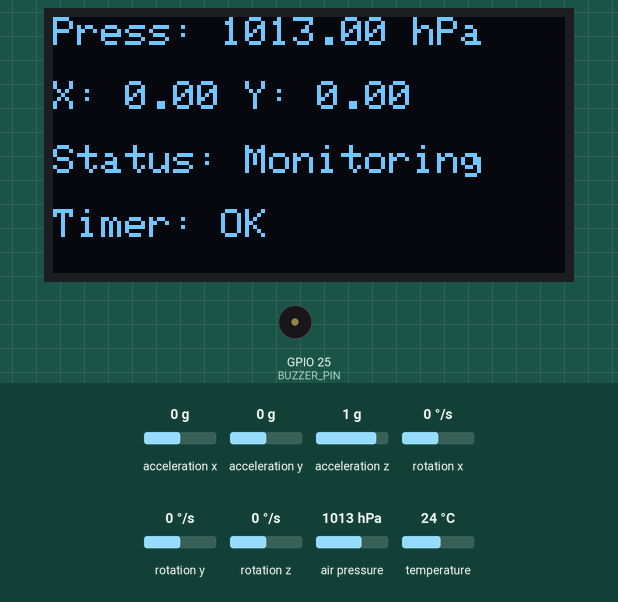
Simulated run of this sketch. Board: ESP32. On the bench: 128×64 one-colour display, buzzer (waves = sounding, pin HIGH). The inputs (shaded band) are chosen by the test bench; at power-on: acceleration x 0 g, acceleration y 0 g, air pressure 1013 hPa, acceleration z 1 g, rotation x 0 °/s, rotation y 0 °/s, rotation z 0 °/s, temperature 24 °C. WiFi joins after 1.5 s; servers stay silent unless stated; what the sketch prints to the serial monitor is not drawn.

Above: at 2.7 s.
2.8 s: acceleration x set to -1.4 g
At 4.3 s:
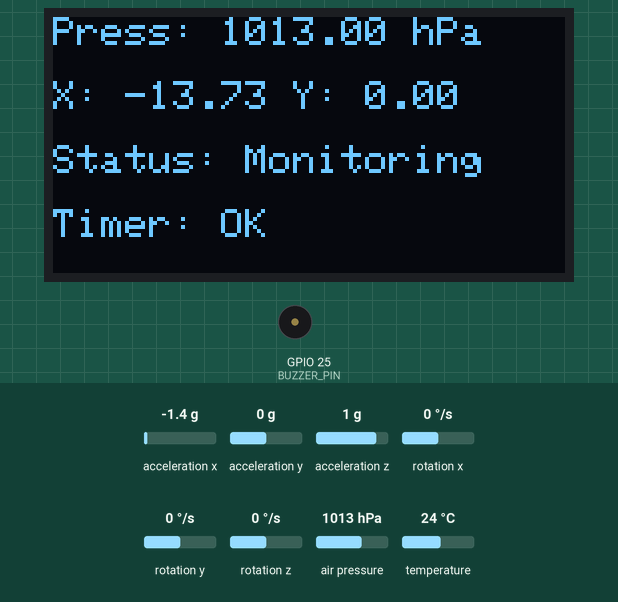
4.6 s: acceleration y set to -1.4 g
At 5.2 s:
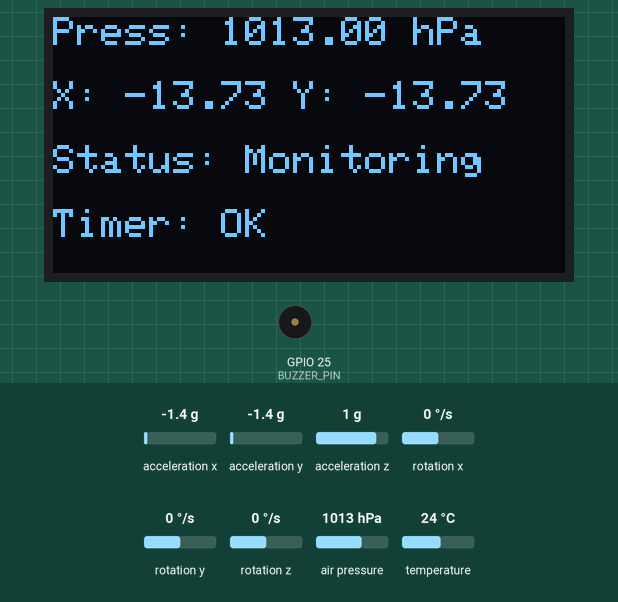
6.2 s: air pressure set to 952 hPa
At 7.1 s:
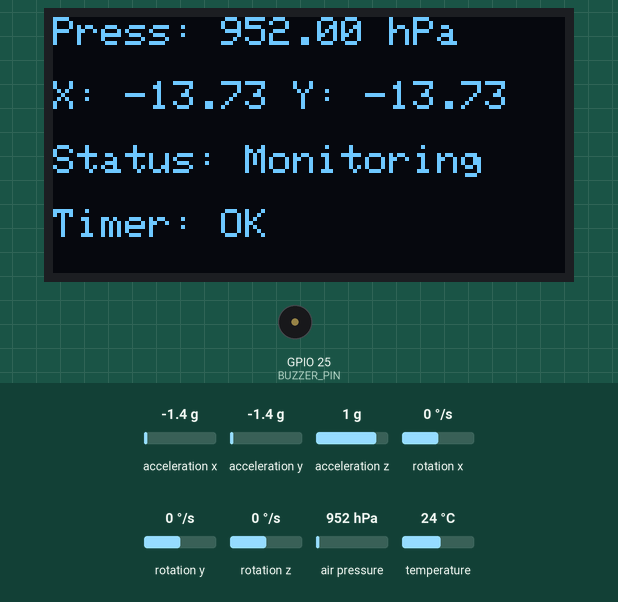
7.8 s: acceleration x set to -0.8 g
At 8.9 s:
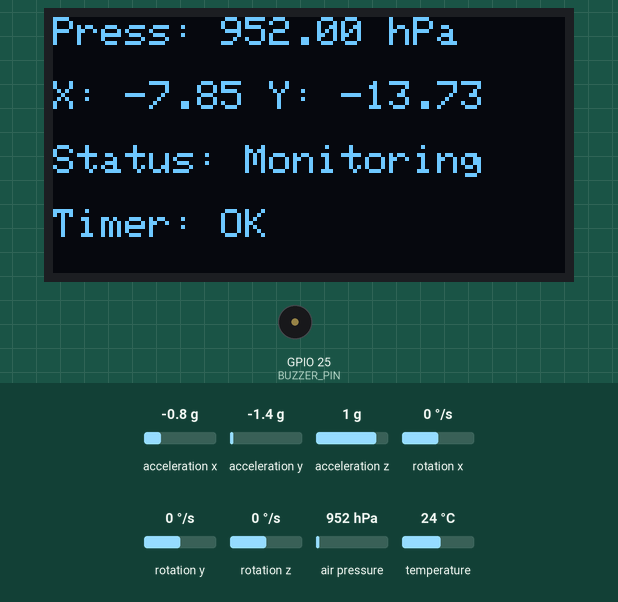
Timing chart, 0 to 10.4 s (numbered marks = the images above; inputs shaded):
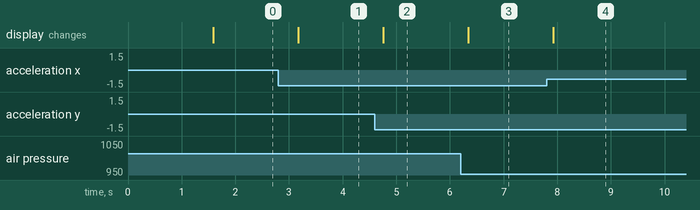

The sketch:

respiwave.ino
```cpp
#include <Wire.h>
#include <Adafruit_GFX.h>
#include <Adafruit_SSD1306.h>
#include <Adafruit_BMP085.h>
#include <Adafruit_MPU6050.h>
#include <Adafruit_APDS9960.h>

// ---- ADDED: WiFi + Web Server ----
#include <WiFi.h>
#include <WebServer.h>

#define SCREEN_WIDTH 128
#define SCREEN_HEIGHT 64
#define OLED_RESET -1
#define BUZZER_PIN 25

// Hardware Instances
Adafruit_SSD1306 display(SCREEN_WIDTH, SCREEN_HEIGHT, &Wire, OLED_RESET);
Adafruit_BMP085 bmp;
Adafruit_MPU6050 mpu;
Adafruit_APDS9960 apds;

// ---- ADDED: WiFi credentials (fill these in later) ----
const char* WIFI_SSID     = "ENTER THE SSID";
const char* WIFI_PASSWORD = "ENTER THE PASSWORD";

// ---- ADDED: Web server on port 80 ----
WebServer server(80);

// ---- ADDED: Shared state, updated each loop(), read by the /data endpoint ----
float   g_pressureHpa   = 0;
float   g_accelX        = 0;
float   g_accelY        = 0;
float   g_accelZ        = 0;
float   g_tempC         = 0;
String  g_status        = "Monitoring";
String  g_timer         = "OK";
bool    g_buzzerActive  = false;
String  g_lastGesture   = "";

// ---- ADDED: Embedded website (HTML + CSS + JS in one string, stored in flash) ----
const char INDEX_HTML[] PROGMEM = R"HTMLPAGE(
<!DOCTYPE html>
<html lang="en">
<head>
<meta charset="UTF-8">
<meta name="viewport" content="width=device-width, initial-scale=1.0, maximum-scale=1, user-scalable=no">
<title>SENTRY // Sensor Console</title>
<style>
  :root{
    --bg:        #090c0b;
    --panel-fill:#10151399;
    --line:      #23302a;
    --phosphor:  #3dffa0;
    --phosphor-dim: #1f6b48;
    --amber:     #ffb627;
    --red:       #ff5c5c;
    --text:      #cdeadd;
    --text-dim:  #6f8b7d;
    --mono: ui-monospace, "SF Mono", "Cascadia Code", "JetBrains Mono", Consolas, "Courier New", monospace;
    --sans: -apple-system, "Segoe UI", "Inter", "Helvetica Neue", Arial, sans-serif;
  }
  *{ box-sizing:border-box; margin:0; padding:0; }
  html,body{ background: var(--bg); color: var(--text); font-family: var(--sans); min-height:100vh; width:100%; }
  body{
    background-image:
      radial-gradient(circle at 15% 0%, rgba(61,255,160,0.06), transparent 45%),
      radial-gradient(circle at 85% 100%, rgba(255,182,39,0.04), transparent 45%);
    padding: 18px 16px 48px;
  }
  body::before{
    content:"";
    position:fixed; inset:0;
    pointer-events:none;
    background: repeating-linear-gradient(to bottom, rgba(255,255,255,0.018) 0px, rgba(255,255,255,0.018) 1px, transparent 1px, transparent 3px);
    z-index: 50;
  }
  .wrap{ max-width: 720px; margin: 0 auto; }
  header{ display:flex; align-items:flex-end; justify-content:space-between; padding-bottom: 14px; border-bottom: 1px solid var(--line); margin-bottom: 20px; }
  .brand-eyebrow{ font-family: var(--mono); font-size: 11px; letter-spacing: 3px; color: var(--text-dim); text-transform: uppercase; }
  h1{ font-family: var(--mono); font-size: 22px; letter-spacing: 1px; color: var(--text); font-weight: 600; margin-top: 4px; }
  h1 span{ color: var(--phosphor); }
  .conn{ display:flex; align-items:center; gap:8px; font-family: var(--mono); font-size: 11px; letter-spacing: 1px; color: var(--text-dim); text-transform: uppercase; }
  .dot{ width:8px; height:8px; border-radius:50%; background: var(--red); box-shadow: 0 0 6px var(--red); transition: background .3s, box-shadow .3s; }
  .dot.live{ background: var(--phosphor); box-shadow: 0 0 8px var(--phosphor); animation: pulse 2s ease-in-out infinite; }
  @keyframes pulse{ 0%,100%{ opacity:1; } 50%{ opacity:.45; } }
  .oled-frame{ background: linear-gradient(180deg,#1a1f1d,#0d100f); border: 1px solid #2b332e; border-radius: 14px; padding: 14px; box-shadow: 0 10px 30px rgba(0,0,0,0.5), inset 0 0 0 1px rgba(255,255,255,0.02); margin-bottom: 22px; }
  .oled-frame .screw-row{ display:flex; justify-content:space-between; padding: 0 2px 10px; }
  .screw-row span{ font-family: var(--mono); font-size:9px; letter-spacing:2px; color: var(--text-dim); text-transform:uppercase; }
  .oled-screen{ background: #010302; border-radius: 4px; padding: 16px 18px; position: relative; overflow:hidden; box-shadow: inset 0 0 24px rgba(61,255,160,0.05); }
  .oled-screen::after{ content:""; position:absolute; inset:0; background: repeating-linear-gradient(to bottom, rgba(61,255,160,0.05) 0px, transparent 1px, transparent 2px); pointer-events:none; }
  .oled-line{ font-family: var(--mono); font-size: 15px; line-height: 1.9; color: var(--phosphor); text-shadow: 0 0 6px rgba(61,255,160,0.65), 0 0 14px rgba(61,255,160,0.25); white-space: pre; }
  .oled-line .lbl{ color: var(--phosphor-dim); text-shadow:none; }
  .oled-caption{ display:flex; justify-content:space-between; margin-top:10px; font-family: var(--mono); font-size: 10px; letter-spacing:1.5px; color: var(--text-dim); text-transform:uppercase; }
  .grid{ display:grid; grid-template-columns: repeat(2, 1fr); gap: 12px; }
  @media (max-width:480px){ .grid{ grid-template-columns: 1fr; } }
  .panel{ background: var(--panel-fill); border: 1px solid var(--line); border-radius: 10px; padding: 14px 16px; position: relative; }
  .panel-eyebrow{ font-family: var(--mono); font-size: 10px; letter-spacing: 2px; color: var(--text-dim); text-transform: uppercase; display:flex; justify-content:space-between; align-items:center; margin-bottom: 8px; }
  .panel-eyebrow .tag{ font-size:9px; padding: 2px 6px; border: 1px solid var(--line); border-radius: 3px; color: var(--text-dim); }
  .panel-value{ font-family: var(--mono); font-size: 26px; color: var(--text); letter-spacing: 0.5px; }
  .panel-value small{ font-size: 13px; color: var(--text-dim); margin-left: 4px; }
  .panel-sub{ margin-top: 6px; font-size: 11.5px; color: var(--text-dim); font-family: var(--mono); }
  .panel.wide{ grid-column: 1 / -1; }
  .spark{ display:flex; align-items:flex-end; gap:2px; height: 34px; margin-top: 10px; }
  .spark i{ flex:1; background: linear-gradient(180deg, var(--phosphor), var(--phosphor-dim)); opacity:.55; border-radius: 1px 1px 0 0; transition: height .3s ease; }
  .axis-row{ display:flex; flex-direction:column; gap:8px; margin-top:10px; }
  .axis{ display:grid; grid-template-columns: 20px 1fr 56px; align-items:center; gap: 8px; font-family: var(--mono); font-size: 11px; }
  .axis .ax-label{ color: var(--text-dim); }
  .axis .ax-track{ height: 6px; background: #171d1a; border-radius: 3px; overflow:hidden; position:relative; border: 1px solid var(--line); }
  .axis .ax-fill{ position:absolute; top:0; bottom:0; left:50%; background: var(--phosphor); box-shadow: 0 0 6px rgba(61,255,160,0.5); transition: width .3s ease, left .3s ease; }
  .axis .ax-val{ text-align:right; color: var(--text); }
  .badge{ display:inline-flex; align-items:center; gap:6px; font-family: var(--mono); font-size: 12px; letter-spacing: 1px; padding: 5px 10px; border-radius: 20px; border: 1px solid var(--line); text-transform: uppercase; }
  .badge.ok{ color: var(--phosphor); border-color: rgba(61,255,160,0.35); }
  .badge.warn{ color: var(--amber); border-color: rgba(255,182,39,0.35); }
  .badge.alert{ color: var(--red); border-color: rgba(255,92,92,0.4); }
  .badge .b-dot{ width:6px; height:6px; border-radius:50%; background: currentColor; box-shadow: 0 0 6px currentColor; }
  .row-between{ display:flex; align-items:center; justify-content:space-between; flex-wrap:wrap; gap:10px; }
  .snooze-hint{ font-size: 11px; color: var(--text-dim); font-family: var(--mono); margin-top: 8px; }
  footer{ margin-top: 24px; text-align:center; font-family: var(--mono); font-size: 10px; letter-spacing: 2px; color: var(--text-dim); text-transform: uppercase; }
  .demo-banner{ display:none; font-family: var(--mono); font-size: 11px; letter-spacing: 1px; color: var(--amber); border: 1px solid rgba(255,182,39,0.35); background: rgba(255,182,39,0.06); border-radius: 8px; padding: 8px 12px; margin-bottom: 16px; text-transform: uppercase; }
  .demo-banner.show{ display:block; }
</style>
</head>
<body>
<div class="wrap">
  <header>
    <div>
      <h1>RespiWave</h1>
    </div>
    <div class="conn">
      <span class="dot" id="connDot"></span>
      <span id="connLabel">CONNECTING</span>
    </div>
  </header>

  <div class="demo-banner" id="demoBanner">device not responding on /data</div>

  <div class="oled-frame">
    <div class="screw-row"><span>SSD1306 . 128x64</span><span id="oledClock">00:00</span></div>
    <div class="oled-screen">
      <div class="oled-line"><span class="lbl">Press: </span><span id="oledPress">--.--</span><span class="lbl"> hPa</span></div>
      <div class="oled-line"><span class="lbl">X: </span><span id="oledX">--.--</span><span class="lbl">  Y: </span><span id="oledY">--.--</span></div>
      <div class="oled-line"><span class="lbl">Status: </span><span id="oledStatus">Monitoring</span></div>
      <div class="oled-line"><span class="lbl">Timer: </span><span id="oledTimer">OK</span></div>
    </div>
    <div class="oled-caption">
      <span>Live mirror of device display</span>
      <span id="lastUpdate">updated --</span>
    </div>
  </div>

  <div class="grid">
    <div class="panel">
      <div class="panel-eyebrow"><span>Barometric Pressure</span><span class="tag">BMP180</span></div>
      <div class="panel-value" id="pressureVal">---.-<small>hPa</small></div>
      <div class="panel-sub" id="pressureAlt">est. altitude --- m</div>
      <div class="spark" id="pressureSpark"></div>
    </div>

    <div class="panel">
      <div class="panel-eyebrow"><span>Module Temp</span><span class="tag">MPU6050</span></div>
      <div class="panel-value" id="tempVal">--.-<small>C</small></div>
      <div class="panel-sub">onboard die temperature</div>
    </div>

    <div class="panel wide">
      <div class="panel-eyebrow"><span>Acceleration Vector</span><span class="tag">MPU6050</span></div>
      <div class="axis-row">
        <div class="axis"><span class="ax-label">X</span><span class="ax-track"><span class="ax-fill" id="axFillX"></span></span><span class="ax-val" id="axValX">0.00</span></div>
        <div class="axis"><span class="ax-label">Y</span><span class="ax-track"><span class="ax-fill" id="axFillY"></span></span><span class="ax-val" id="axValY">0.00</span></div>
        <div class="axis"><span class="ax-label">Z</span><span class="ax-track"><span class="ax-fill" id="axFillZ"></span></span><span class="ax-val" id="axValZ">0.00</span></div>
      </div>
      <div class="panel-sub" style="margin-top:12px;">values in m/s^2 . centered on 0</div>
    </div>

    <div class="panel">
      <div class="panel-eyebrow"><span>System Status</span></div>
      <span class="badge ok" id="statusBadge"><span class="b-dot"></span><span id="statusText">Monitoring</span></span>
      <div class="panel-sub" style="margin-top:10px;">Timer: <span id="timerText">OK</span></div>
    </div>

    <div class="panel">
      <div class="panel-eyebrow"><span>Alarm / Buzzer</span><span class="tag">APDS9960</span></div>
      <div class="row-between">
        <span class="badge" id="buzzerBadge"><span class="b-dot"></span><span id="buzzerText">Idle</span></span>
      </div>
      <div class="snooze-hint">Swipe up/down over sensor to snooze</div>
    </div>
  </div>

  <footer>polling /data every 500ms</footer>
</div>

<script>
(function(){
  "use strict";
  var POLL_MS = 500;
  var DATA_ENDPOINT = "/data";
  var pressureHistory = [];
  var HISTORY_LEN = 24;

  var el = {
    connDot: document.getElementById('connDot'),
    connLabel: document.getElementById('connLabel'),
    demoBanner: document.getElementById('demoBanner'),
    oledPress: document.getElementById('oledPress'),
    oledX: document.getElementById('oledX'),
    oledY: document.getElementById('oledY'),
    oledStatus: document.getElementById('oledStatus'),
    oledTimer: document.getElementById('oledTimer'),
    oledClock: document.getElementById('oledClock'),
    lastUpdate: document.getElementById('lastUpdate'),
    pressureVal: document.getElementById('pressureVal'),
    pressureAlt: document.getElementById('pressureAlt'),
    pressureSpark: document.getElementById('pressureSpark'),
    tempVal: document.getElementById('tempVal'),
    axFillX: document.getElementById('axFillX'),
    axFillY: document.getElementById('axFillY'),
    axFillZ: document.getElementById('axFillZ'),
    axValX: document.getElementById('axValX'),
    axValY: document.getElementById('axValY'),
    axValZ: document.getElementById('axValZ'),
    statusBadge: document.getElementById('statusBadge'),
    statusText: document.getElementById('statusText'),
    timerText: document.getElementById('timerText'),
    buzzerBadge: document.getElementById('buzzerBadge'),
    buzzerText: document.getElementById('buzzerText')
  };

  for (var i = 0; i < HISTORY_LEN; i++) {
    var bar = document.createElement('i');
    bar.style.height = '4px';
    el.pressureSpark.appendChild(bar);
  }

  function fmt(n, d) {
    if (n === null || n === undefined || isNaN(n)) return '--';
    return Number(n).toFixed(d === undefined ? 1 : d);
  }
  function clamp(n, min, max) { return Math.max(min, Math.min(max, n)); }

  function setAxis(fillEl, valEl, value, range) {
    range = range || 12;
    var pct = clamp((value / range) * 50, -50, 50);
    if (pct >= 0) { fillEl.style.left = '50%'; fillEl.style.width = pct + '%'; }
    else { fillEl.style.left = (50 + pct) + '%'; fillEl.style.width = (-pct) + '%'; }
    valEl.textContent = fmt(value, 2);
  }

  function updateSpark(pressureHpa) {
    pressureHistory.push(pressureHpa);
    if (pressureHistory.length > HISTORY_LEN) pressureHistory.shift();
    var min = Math.min.apply(null, pressureHistory);
    var max = Math.max.apply(null, pressureHistory);
    var span = (max - min) || 1;
    var bars = el.pressureSpark.children;
    for (var i = 0; i < bars.length; i++) {
      var v = pressureHistory[i];
      if (v === undefined) { bars[i].style.height = '4px'; continue; }
      var h = 4 + ((v - min) / span) * 28;
      bars[i].style.height = h + 'px';
    }
  }

  function setBadge(badgeEl, textEl, text, level) {
    badgeEl.classList.remove('ok', 'warn', 'alert');
    badgeEl.classList.add(level);
    textEl.textContent = text;
  }

  function render(data) {
    var pressureHpa = data.pressure;
    var ax = data.accelX, ay = data.accelY, az = data.accelZ;
    var temp = data.temp;
    var status = data.status || 'Monitoring';
    var timer = data.timer || 'OK';
    var buzzer = !!data.buzzerActive;
    var gesture = data.lastGesture || null;

    el.oledPress.textContent = fmt(pressureHpa, 2);
    el.oledX.textContent = fmt(ax, 2);
    el.oledY.textContent = fmt(ay, 2);
    el.oledStatus.textContent = status;
    el.oledTimer.textContent = timer;

    el.pressureVal.innerHTML = fmt(pressureHpa, 1) + '<small>hPa</small>';
    var altitude = 44330 * (1 - Math.pow((pressureHpa || 1013.25) / 1013.25, 1 / 5.255));
    el.pressureAlt.textContent = 'est. altitude ' + fmt(altitude, 0) + ' m';
    updateSpark(pressureHpa || 0);

    el.tempVal.innerHTML = fmt(temp, 1) + '<small>C</small>';

    setAxis(el.axFillX, el.axValX, ax || 0);
    setAxis(el.axFillY, el.axValY, ay || 0);
    setAxis(el.axFillZ, el.axValZ, az || 0);

    var lvl = /alert|fault|error/i.test(status) ? 'alert' : /warn/i.test(status) ? 'warn' : 'ok';
    setBadge(el.statusBadge, el.statusText, status, lvl);
    el.timerText.textContent = timer;

    if (buzzer) { setBadge(el.buzzerBadge, el.buzzerText, 'Alarm Active', 'alert'); }
    else if (gesture) { setBadge(el.buzzerBadge, el.buzzerText, 'Snoozed (' + gesture + ')', 'warn'); }
    else { setBadge(el.buzzerBadge, el.buzzerText, 'Idle', 'ok'); }

    el.lastUpdate.textContent = 'updated ' + new Date().toLocaleTimeString();
  }

  function setConnected(isLive) {
    el.connDot.classList.toggle('live', isLive);
    el.connLabel.textContent = isLive ? 'LIVE' : 'OFFLINE';
    el.demoBanner.classList.toggle('show', !isLive);
  }

  function poll() {
    fetch(DATA_ENDPOINT, { cache: 'no-store' })
      .then(function (res) { if (!res.ok) throw new Error('bad response'); return res.json(); })
      .then(function (data) { setConnected(true); render(data); })
      .catch(function () { setConnected(false); });
  }

  function tickClock() {
    el.oledClock.textContent = new Date().toLocaleTimeString([], {hour:'2-digit', minute:'2-digit'});
  }

  poll();
  tickClock();
  setInterval(poll, POLL_MS);
  setInterval(tickClock, 1000);
})();
</script>
</body>
</html>
)HTMLPAGE";

// ---- ADDED: Serve the embedded page ----
void handleRoot() {
  server.send_P(200, "text/html", INDEX_HTML);
}

// ---- ADDED: Serve current sensor values as JSON for the page to poll ----
void handleData() {
  String json = "{";
  json += "\"pressure\":" + String(g_pressureHpa, 2) + ",";
  json += "\"accelX\":" + String(g_accelX, 3) + ",";
  json += "\"accelY\":" + String(g_accelY, 3) + ",";
  json += "\"accelZ\":" + String(g_accelZ, 3) + ",";
  json += "\"temp\":" + String(g_tempC, 2) + ",";
  json += "\"status\":\"" + g_status + "\",";
  json += "\"timer\":\"" + g_timer + "\",";
  json += "\"buzzerActive\":" + String(g_buzzerActive ? "true" : "false") + ",";
  json += "\"lastGesture\":" + (g_lastGesture.length() ? ("\"" + g_lastGesture + "\"") : "null");
  json += "}";
  server.send(200, "application/json", json);
}

// Hardware Instances
// (declared above, unchanged)

void setup() {
  Serial.begin(115200);
  Wire.begin(21, 22); // I2C Pins SDA=21, SCL=22
  pinMode(BUZZER_PIN, OUTPUT);
  // Initialize OLED Display (0x3C)
  if (!display.begin(SSD1306_SWITCHCAPVCC, 0x3C)) {
    Serial.println(F("OLED init failed"));
    for (;;);
  }
  display.clearDisplay();
  display.setTextColor(WHITE);
  display.setTextSize(1);
  display.setCursor(0, 10);
  display.println("Initializing...");
  display.display();
  // Initialize BMP180 Pressure Sensor (0x77)
  if (!bmp.begin()) {
    Serial.println("BMP180 not found");
  }
  // Initialize MPU6050 Gyro/Accel (0x69)
  if (!mpu.begin(0x69)) {
    Serial.println("MPU6050 not found");
  }
  // Initialize APDS9960 Gesture Sensor (0x39)
  if (!apds.begin()) {
    Serial.println("APDS9960 not found");
  }
  apds.enableProximity(true);
  apds.enableGesture(true);

  // ---- ADDED: connect to WiFi and start the web server ----
  WiFi.mode(WIFI_STA);
  WiFi.begin(WIFI_SSID, WIFI_PASSWORD);
  Serial.print("Connecting to WiFi");
  unsigned long wifiStart = millis();
  while (WiFi.status() != WL_CONNECTED && millis() - wifiStart < 15000) {
    delay(300);
    Serial.print(".");
  }
  if (WiFi.status() == WL_CONNECTED) {
    Serial.println();
    Serial.print("Connected. IP address: ");
    Serial.println(WiFi.localIP());
  } else {
    Serial.println();
    Serial.println("WiFi not connected — web console will be unreachable until it connects.");
  }

  server.on("/", handleRoot);
  server.on("/data", handleData);
  server.begin();
  Serial.println("Web server started.");
}

void loop() {
  // ---- ADDED: let the web server handle incoming requests ----
  server.handleClient();

  // Read Pressure Data
  float pressure = bmp.readPressure();
  // Read Motion/Orientation Data
  sensors_event_t a, g, temp;
  mpu.getEvent(&a, &g, &temp);
  // Read Gesture for Touchless Alarm Snooze
  if (apds.gestureValid()) {
    uint8_t gesture = apds.readGesture();
    if (gesture == APDS9960_DOWN || gesture == APDS9960_UP) {
      digitalWrite(BUZZER_PIN, LOW); // Snooze Alarm
      // ---- ADDED: record gesture for the web console ----
      g_lastGesture = (gesture == APDS9960_DOWN) ? "DOWN" : "UP";
    }
  }
  // Display Status on OLED Screen
  display.clearDisplay();
  display.setCursor(0, 0);
  display.print("Press: ");
  display.print(pressure / 100.0);
  display.println(" hPa");
  display.setCursor(0, 16);
  display.print("X: "); display.print(a.acceleration.x);
  display.print(" Y: "); display.print(a.acceleration.y);
  display.setCursor(0, 32);
  display.println("Status: Monitoring");
  display.setCursor(0, 48);
  display.println("Timer: OK");
  display.display();

  // ---- ADDED: mirror the same values into the shared state for the website ----
  g_pressureHpa  = pressure / 100.0;
  g_accelX       = a.acceleration.x;
  g_accelY       = a.acceleration.y;
  g_accelZ       = a.acceleration.z;
  g_tempC        = temp.temperature;
  g_status       = "Monitoring";
  g_timer        = "OK";
  g_buzzerActive = (digitalRead(BUZZER_PIN) == HIGH);

  delay(500);
}
```

Measured:
- after the input at 2.8 s, the display: changes after 0.37 s (image 1)
- after the input at 4.6 s, the display: changes after 0.16 s (image 2)
- after the input at 6.2 s, the display: changes after 0.14 s (image 3)
- after the input at 7.8 s, the display: changes after 0.12 s (image 4)
